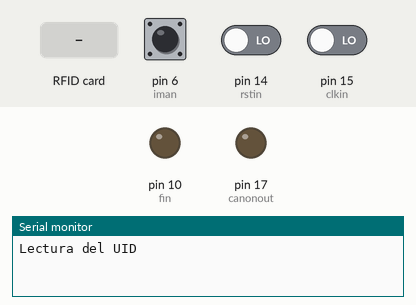
The sketch below on a simulated Arduino Uno, built with avr-gcc and run on an emulated ATmega328P. Shown: output pins drawn as LEDs (lit = HIGH), the last lines printed to the serial monitor. The test bench sets the inputs (shaded band); at power-on: pin 14 (rstin) LOW, pin 6 (iman) HIGH, pin 15 (clkin) LOW. Pins used as bus, display or sensor lines are not drawn.

Above: at 1.3 s.
1.4 s: RFID card 93 12 E1 2B held to the reader
At 4.1 s:
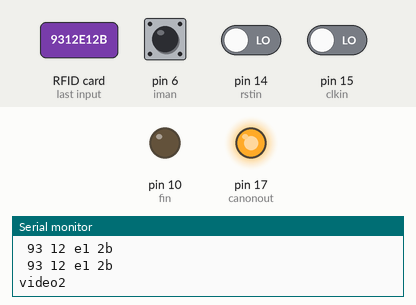
4.4 s: pin 14 (rstin) driven HIGH
At 4.9 s:
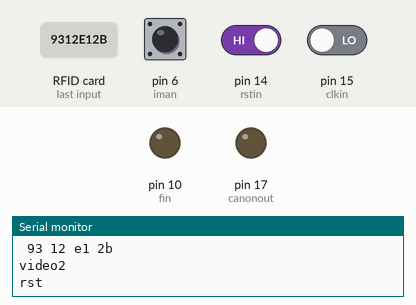
Timing chart, 0 to 7.4 s (numbered marks = the images above; inputs shaded):
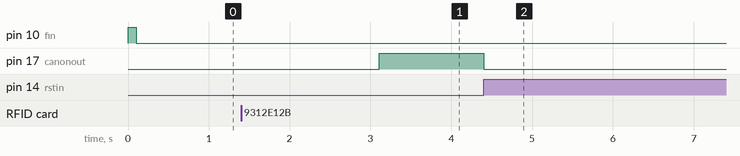

The sketch:

maletin_UNO.ino
```cpp
//INCLUDES

#include <SPI.h>
#include <MFRC522.h>

//DEFINES

#define RST_PIN  4    //Pin 9 para el reset del RC522
#define SS_PIN  5   //Pin 10 para el SS (SDA) del RC522
#define RST_PIN2  2    //Pin 9 para el reset del RC522
#define SS_PIN2  3   //Pin 10 para el SS (SDA) del RC522
MFRC522 mfrc522(SS_PIN, RST_PIN); //Creamos el objeto para el RC522
MFRC522 mfrc522b(SS_PIN2, RST_PIN2); //Creamos el objeto para el RC522

//GLOBALES

int iman = 6;
int rstout = 7;
int clkout = 8;
int tx = 9;
int fin = 10;
int rstin = 14;
int clkin = 15;
int canonin = 16;
int canonout = 17;
int sig = 18;


/*RFIDS
1:C7 FB 4F 39
2:F6 3B A0 BB
3:F6 3B A0 BB
4:F6 3B A0 BB
TMA:  dc 9a e0 2b
TMB:  21 a3 e1 2b

*/

//RFIDS

String rfida = " 93 12 e1 2b";
String rfidb = " d9 65 c3 db";
String rfidc = " 91 09 c3 db";
String rfidd = " 30 91 e6 ab";
String t_maestra_b= " 21 a3 e1 2b";
String t_maestra_a= " dc 9a e0 2b";

//FLAGS

boolean iman_flag = false;
boolean video1 = true;
boolean video2 = false;
boolean video3 = false;
boolean video4 = false;
boolean video5 = false;
boolean video6 = false;
boolean video7 = false;
boolean video8 = false;
boolean video8b = false;
boolean rstflag = true;

//SETUP

void setup() {

  //RFID
  Serial.begin(9600); //Iniciamos la comunicación  serial
  SPI.begin();        //Iniciamos el Bus SPI
  mfrc522.PCD_Init(); // Iniciamos  el MFRC522
  mfrc522b.PCD_Init(); // Iniciamos  el MFRC522
  Serial.println("Lectura del UID");

  //PINMODES
  pinMode(sig, INPUT);
  pinMode(iman, INPUT);
  digitalWrite(iman , HIGH);
  pinMode(rstin, INPUT);
  pinMode(clkin, INPUT);
  pinMode(canonin, INPUT);
  digitalWrite(canonin , HIGH);
  pinMode(canonout, OUTPUT);
  pinMode(tx, OUTPUT);
  pinMode(fin, OUTPUT);
  pinMode(rstout, OUTPUT);
  pinMode(clkout, OUTPUT);

  digitalWrite (clkout, LOW);
  digitalWrite (rstout, LOW);
  digitalWrite (tx, LOW);
  digitalWrite (fin, LOW);
  digitalWrite (canonout, LOW);

}

//LOOP

void loop() {

  if(digitalRead(iman) == 1){iman_flag = true;}

  if((iman_flag || digitalRead(sig) ) && video1){
    delay(2000);
Serial.println("video1");
    digitalWrite (clkout, HIGH);

    delay(500);

    digitalWrite (clkout, LOW);

    video1 = false;

    video2 = true;

  }

  if (video2){

        // Revisamos si hay nuevas tarjetas  presentes
    if ( mfrc522.PICC_IsNewCardPresent())
          {
        //Seleccionamos una tarjeta
              if ( mfrc522.PICC_ReadCardSerial())
              {
                    // Enviamos serialemente su UID
                    Serial.println("Card UID:");
                    String rfid = "";
                    for (byte i = 0; i < mfrc522.uid.size; i++) {
                      rfid += mfrc522.uid.uidByte[i] < 0x10 ? " 0" : " ";
                      rfid += String(mfrc522.uid.uidByte[i], HEX);
                      }
                    Serial.println(rfid);
                    Serial.println(rfida);
                    if (rfid==rfida || rfid==t_maestra_a || rfid==t_maestra_b){
                      Serial.println("video2");
                          digitalWrite (clkout, HIGH);

                          delay(500);

                          digitalWrite (clkout, LOW);

                          video2 = false;

                          video3 = true;

                          digitalWrite (canonout, HIGH);

                      }

                    // Terminamos la lectura de la tarjeta  actual
                    mfrc522.PICC_HaltA();

                }
          }


    }

  if(video3){

    if(digitalRead(clkin)){
Serial.println("video3");
         digitalWrite (canonout, LOW);

         digitalWrite (clkout, HIGH);

         delay(3000);

         digitalWrite (clkout, LOW);

         video3 = false;

         video4 = true;

      }


    }

  if(video4){

    if(digitalRead(clkin)){
      Serial.println("video4");
         digitalWrite (clkout, HIGH);

         delay(3000);

         digitalWrite (clkout, LOW);

         video4 = false;

         video5 = true;

      }


    }

    if(video5){

      if(digitalRead(canonin) == 0){
        Serial.println("video5");
           digitalWrite (clkout, HIGH);

           delay(500);

           digitalWrite (clkout, LOW);

           video5 = false;

           video6 = true;

           digitalWrite(canonout , LOW);

        }


    }

    if(video6){

          // Revisamos si hay nuevas tarjetas  presentes
      if ( mfrc522b.PICC_IsNewCardPresent())
            {
          //Seleccionamos una tarjeta
                if ( mfrc522b.PICC_ReadCardSerial())
                {
                      // Enviamos serialemente su UID
                      Serial.print("Card UID:");
                      String rfid = "";
                      for (byte i = 0; i < mfrc522b.uid.size; i++) {
                        rfid += mfrc522b.uid.uidByte[i] < 0x10 ? " 0" : " ";
                        rfid += String(mfrc522b.uid.uidByte[i], HEX);
                        }
                      Serial.println(rfid);
                      if (rfid == rfidb || rfid==t_maestra_a || rfid==t_maestra_b){
                        Serial.println("video6");
                            digitalWrite (clkout, HIGH);

                            delay(500);

                            digitalWrite (clkout, LOW);

                            video6 = false;

                            video7 = true;

                            digitalWrite (canonout, HIGH);

                        }

                      // Terminamos la lectura de la tarjeta  actual
                      mfrc522.PICC_HaltA();

                  }
            }


    }

    if (video7){

            if(digitalRead(canonin) == false){

        Serial.println("video7");

           digitalWrite (clkout, HIGH);

           delay(3000);

           digitalWrite (clkout, LOW);

           video7 = false;

           video8 = true;

        }


      }


    if(video8){

          // Revisamos si hay nuevas tarjetas  presentes
      if ( mfrc522b.PICC_IsNewCardPresent())
            {
          //Seleccionamos una tarjeta
                if ( mfrc522b.PICC_ReadCardSerial())
                {
                      // Enviamos serialemente su UID
                      Serial.print("Card UID:");
                      String rfid = "";
                      for (byte i = 0; i < mfrc522b.uid.size; i++) {
                        rfid += mfrc522b.uid.uidByte[i] < 0x10 ? " 0" : " ";
                        rfid += String(mfrc522b.uid.uidByte[i], HEX);
                        }
                      Serial.println(rfid);
                      if (rfid == rfidc || rfid==t_maestra_b){
                         Serial.println("video8b");
                            digitalWrite (fin, HIGH);

                            digitalWrite (tx, HIGH);

                            delay(500);

                            digitalWrite (fin, LOW);

                            digitalWrite (tx, LOW);

                            video8 = false;

                            digitalWrite (canonout, LOW);

                        } else {

                         if (rfid == rfidd || rfid==t_maestra_a ){
                           Serial.println("video8a");
                              digitalWrite (fin, LOW);

                              digitalWrite (tx, HIGH);

                              delay(500);

                             digitalWrite (fin, LOW);

                             digitalWrite (tx, LOW);

                              video8 = false;

                              digitalWrite (canonout, LOW);

                          }

                        }

                      // Terminamos la lectura de la tarjeta  actual
                      mfrc522.PICC_HaltA();

                  }
            }


    }

     if ((digitalRead(rstin)==1) && rstflag == 1){

      digitalWrite(rstout,HIGH);

      rstflag = false;

     pinMode(canonout, OUTPUT);

     digitalWrite (clkout, LOW);

     digitalWrite (tx, LOW);

     digitalWrite (fin, LOW);

     digitalWrite (canonout, LOW);

     iman_flag = false;
     video1 = true;
     video2 = false;
     video3 = false;
     video4 = false;
     video5 = false;
     video6 = false;
     video7 = false;
    video8 = false;
    video8b = false;

    Serial.println("rst");

    delay(10000);

    } else {

        if(digitalRead(rstin) == 0){

          rstflag = true;

          digitalWrite(rstout,LOW);

        }

      }


}
```

Measured:
- after the input at 1.4 s, pin 17 (canonout): LOW → HIGH after 1.7 s
- after the input at 4.4 s, pin 17 (canonout): HIGH → LOW at once
